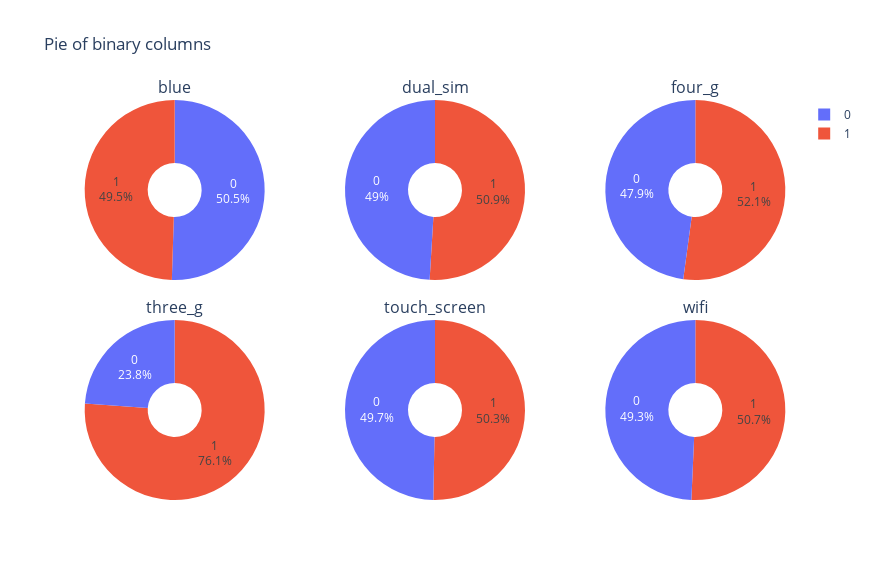

The code cell stored with this chart in its notebook:
### Code cell
columns = ['blue','dual_sim','four_g','three_g','touch_screen','wifi']
pie_subplots(dataframe = df, columns = columns, subplot_shape = (2,3))

### Figure 1 — Plotly figure (JSON) as saved in the notebook; plotly's stock layout.template omitted (floating-point values rounded to 4 significant figures)
{"data": [{"domain": {"x": [0, 0.2667], "y": [0.55, 1]}, "hole": 0.3, "labels": [0, 1], "textinfo": "label+percent", "type": "pie", "values": [1010, 990]}, {"domain": {"x": [0.3667, 0.6333], "y": [0.55, 1]}, "hole": 0.3, "labels": [1, 0], "textinfo": "label+percent", "type": "pie", "values": [1019, 981]}, {"domain": {"x": [0.7333, 1], "y": [0.55, 1]}, "hole": 0.3, "labels": [1, 0], "textinfo": "label+percent", "type": "pie", "values": [1043, 957]}, {"domain": {"x": [0, 0.2667], "y": [0, 0.45]}, "hole": 0.3, "labels": [1, 0], "textinfo": "label+percent", "type": "pie", "values": [1523, 477]}, {"domain": {"x": [0.3667, 0.6333], "y": [0, 0.45]}, "hole": 0.3, "labels": [1, 0], "textinfo": "label+percent", "type": "pie", "values": [1006, 994]}, {"domain": {"x": [0.7333, 1], "y": [0, 0.45]}, "hole": 0.3, "labels": [1, 0], "textinfo": "label+percent", "type": "pie", "values": [1014, 986]}], "layout": {"annotations": [{"font": {"size": 16}, "showarrow": false, "text": "blue", "x": 0.1333, "xanchor": "center", "xref": "paper", "y": 1, "yanchor": "bottom", "yref": "paper"}, {"font": {"size": 16}, "showarrow": false, "text": "dual_sim", "x": 0.5, "xanchor": "center", "xref": "paper", "y": 1, "yanchor": "bottom", "yref": "paper"}, {"font": {"size": 16}, "showarrow": false, "text": "four_g", "x": 0.8667, "xanchor": "center", "xref": "paper", "y": 1, "yanchor": "bottom", "yref": "paper"}, {"font": {"size": 16}, "showarrow": false, "text": "three_g", "x": 0.1333, "xanchor": "center", "xref": "paper", "y": 0.45, "yanchor": "bottom", "yref": "paper"}, {"font": {"size": 16}, "showarrow": false, "text": "touch_screen", "x": 0.5, "xanchor": "center", "xref": "paper", "y": 0.45, "yanchor": "bottom", "yref": "paper"}, {"font": {"size": 16}, "showarrow": false, "text": "wifi", "x": 0.8667, "xanchor": "center", "xref": "paper", "y": 0.45, "yanchor": "bottom", "yref": "paper"}], "height": 580, "title": {"text": "Pie of binary columns"}, "width": 870}}
